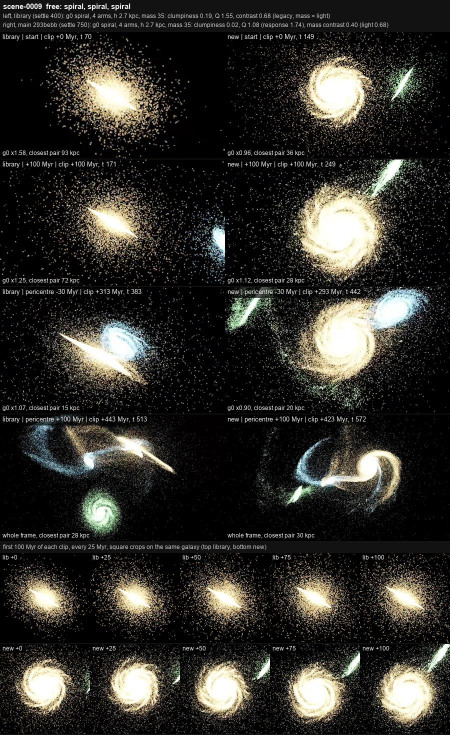
#> input picture 172-batch-scene-0009.jpg, 900 x 1470 px (shown at 1/2 size)
$ python -i film_split.py   (imports and definitions only)
#> lines starting #> are read from the running program, lines starting #| are printed output that depends on the picture
#!/usr/bin/env python3
"""film_split.py: the film's freeze frame beside Hubble, at the film's size (#506).

  film_split.py split FRAME_4K OUTDIR [PREFIX] PREFIX-cut.jpg and PREFIX-pair.jpg (01-freeze)
  film_split.py framing FRAME OUT.png          a core-centred frame (26.5 kpc across its width) cut to
                                               Hubble's framing, its centre on Hubble's nucleus as the
                                               bench draws it, for texture.py and closeup.py; missing
                                               edges mirrored
  film_split.py sheet OUT.jpg TILE_W label=png ...   a contact sheet, three tiles a row

A film frame is 26.5 kpc across, the nucleus at its centre (the flight aims at the galaxy's centre).
Hubble is resampled from its full frame (hubble_ref.py) to the same scale, centred on its nucleus,
dust_bench.NUCLEUS from hubble_ref.CORE (15 px right and 7 down at 3840 px).
"""
import math
import os
import sys

import numpy as np
from PIL import Image, ImageDraw, ImageFont

sys.path.insert(0, os.path.dirname(os.path.abspath(__file__)))
import hubble_ref  # noqa: E402

Image.MAX_IMAGE_PIXELS = None
# Hubble's nucleus from CORE: dust_bench.NUCLEUS (0.108 kpc along the disk, 0.041 down, laid flat) rolled
# 5.63 degrees, as shares of the width; the bench draws its ring about it.
_NX, _NY, _R = 0.108, -0.041, math.radians(hubble_ref.ROLL)
NUCLEUS = (hubble_ref.CORE[0] + (_NX * math.cos(_R) + _NY * math.sin(_R)) / hubble_ref.KPC,
           hubble_ref.CORE[1] + (_NX * math.sin(_R) - _NY * math.cos(_R)) / hubble_ref.KPC)
FONT = "/System/Library/Fonts/Avenir Next.ttc"


def crop(a, x0, y0, w, h):
    """a[y0:y0+h, x0:x0+w], mirrored where the box leaves the array."""
    pad = max(0, -x0, -y0, x0 + w - a.shape[1], y0 + h - a.shape[0])
    if pad:
        a = np.pad(a, ((pad, pad), (pad, pad), (0, 0)), mode="reflect")
    return a[y0 + pad:y0 + pad + h, x0 + pad:x0 + pad + w]


def hubble(width, height, kpc=hubble_ref.KPC):
    """Hubble at `kpc` across `width` px, its nucleus at the centre."""
    im = Image.open(os.environ.get("SOMBRERO_HUBBLE") or hubble_ref.DEFAULT_PATH)
    s = width * hubble_ref.KPC / kpc / im.width
    size = (round(im.width * s), round(im.height * s))
    im.draft("RGB", size)
    a = np.asarray(im.convert("RGB").resize(size, Image.LANCZOS))
    cx, cy = NUCLEUS[0] * size[0], NUCLEUS[1] * size[0]
    return Image.fromarray(crop(a, round(cx - width / 2), round(cy - height / 2), width, height))


def label(im, xy, text, anchor, size=34):
    ImageDraw.Draw(im).text(xy, text, font=ImageFont.truetype(FONT, size, index=5), fill=(200, 200, 200),
                            anchor=anchor)


def split(frame, out, prefix="01-freeze"):
#> called with frame = '../../../172-batch-scene-0009.jpg', out = 'out.png', prefix = '01-freeze'
    sim = Image.open(frame).convert("RGB")
#> sim is the input picture: PIL image 900x1470 RGB; mean R, G, B 49.4, 48, 43.3
    W, H = sim.size
#> W = 900; H = 1470
    cut = sim.copy()
    cut.paste(hubble(W, H).crop((W // 2, 0, W, H)), (W // 2, 0))
#> in crop, `a = np.pad(a, ((pad, pad), (pad, pad), (0, 0)), mode="reflect")`:
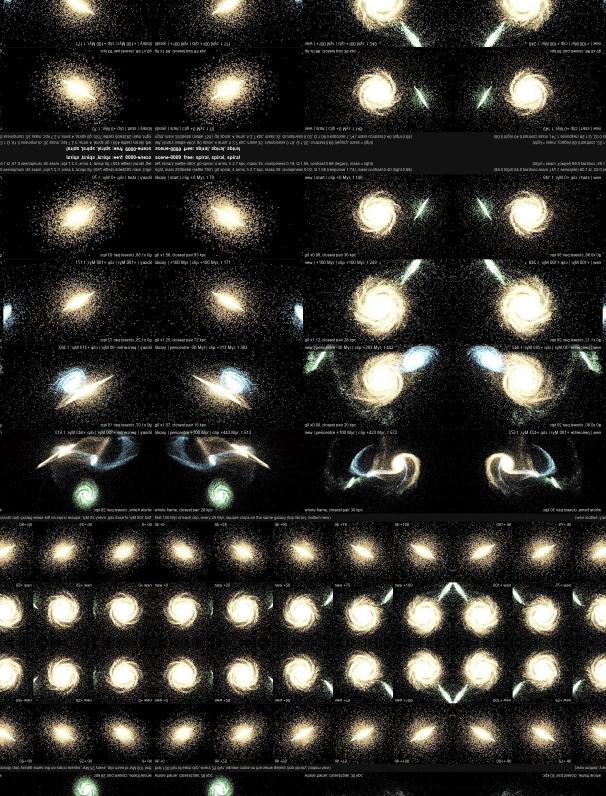
#> a: shape (2388, 1818, 3) (shown at 1/3 size); mean of channels 0, 1, 2 49.8, 48.1, 43.2; drawn as R, G, B
#> in crop, `return a[y0 + pad:y0 + pad + h, x0 + pad:x0 + pad + w]`:
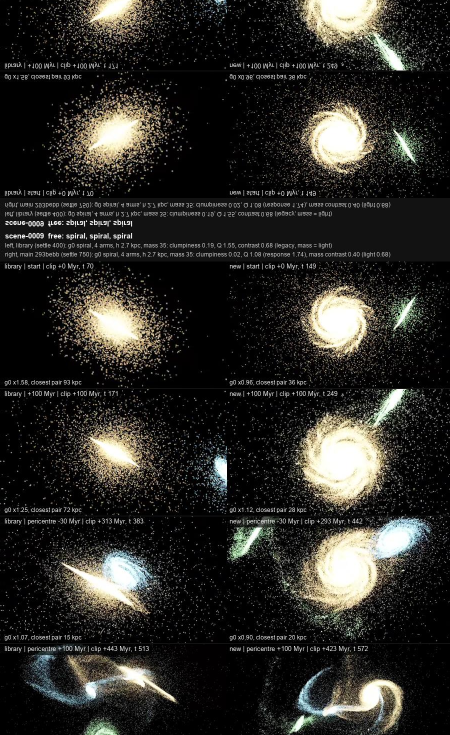
#> returned value: shape (1470, 900, 3) (shown at 1/2 size); mean of channels 0, 1, 2 44.6, 43.6, 39.6; drawn as R, G, B
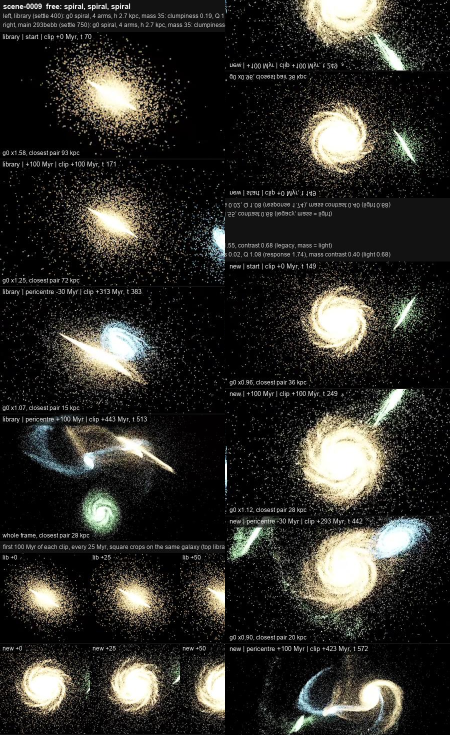
#> cut: PIL image 900x1470 RGB (shown at 1/2 size); mean R, G, B 47.8, 46.7, 42.3
    label(cut, (60, H - 50), "Simulation  ·  Sillage", "ls")
    label(cut, (W - 60, H - 50), "Hubble  ·  ESA/Hubble & NASA, K. Noll (heic2506a)", "rs")
    cut.save(os.path.join(out, f"{prefix}-cut.jpg"), quality=92)
    kpc, pw = 22.0, W // 2  # whole galaxies, each at half width: 22 kpc across, the frame's height in kpc
#> kpc = 22; pw = 450
    ph = round(pw * hubble_ref.KPC * H / W / kpc)
#> ph = 885
    k = pw * hubble_ref.KPC / (kpc * W)
#> k = 0.602
    s = sim.resize((round(W * k), round(H * k)), Image.LANCZOS)
    s = s.crop(((s.width - pw) // 2, (s.height - ph) // 2, (s.width - pw) // 2 + pw, (s.height - ph) // 2 + ph))
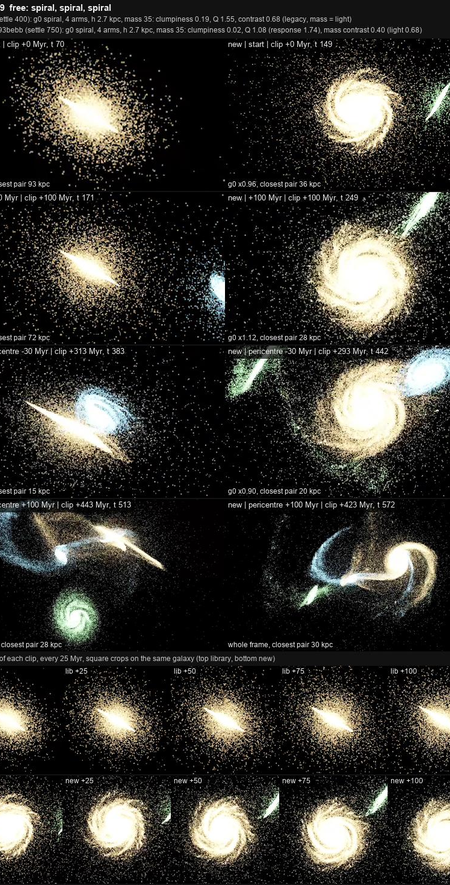
#> s: PIL image 450x885 RGB; mean R, G, B 54.9, 53.4, 48.3
    pair, y = Image.new("RGB", (W, H)), (H - ph) // 2
#> pair: PIL image 900x1470 RGB; every value is 0
#> y = 292
    pair.paste(s, (0, y))
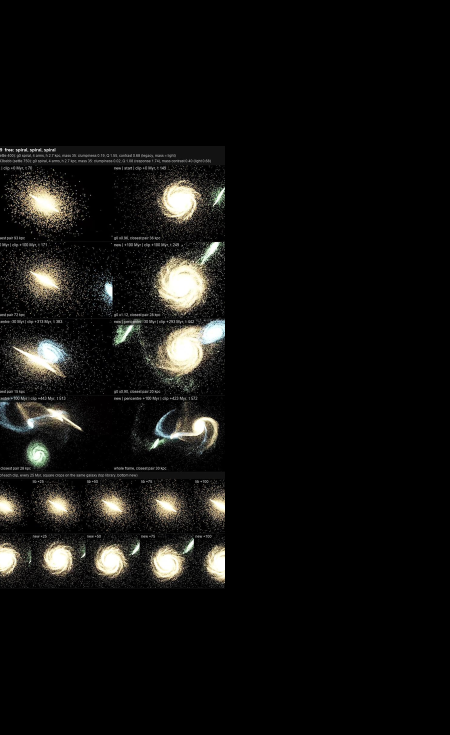
#> pair: PIL image 900x1470 RGB (shown at 1/2 size); mean R, G, B 16.5, 16.1, 14.5
    pair.paste(hubble(pw, ph, kpc), (pw, y))
#> call 2 of crop, with x0 = 44, y0 = -276, w = 450, h = 885
#> in crop (call 2), `return a[y0 + pad:y0 + pad + h, x0 + pad:x0 + pad + w]`:
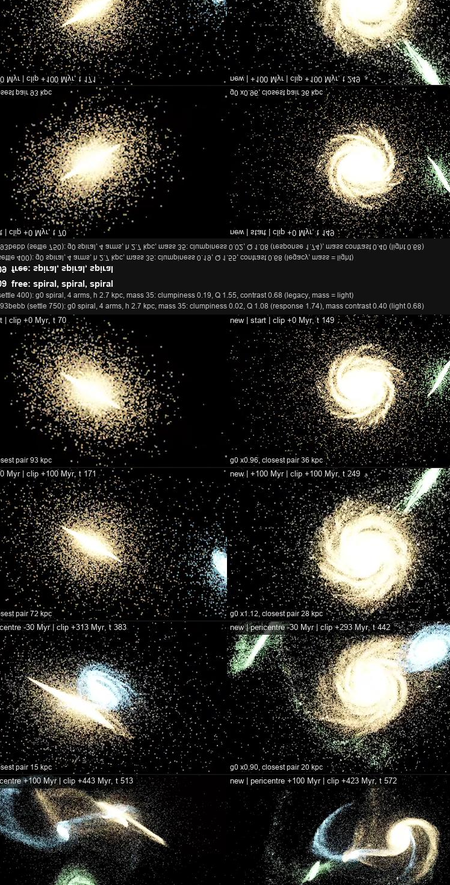
#> returned value: shape (885, 450, 3); mean of channels 0, 1, 2 51.7, 50.4, 45.8; drawn as R, G, B
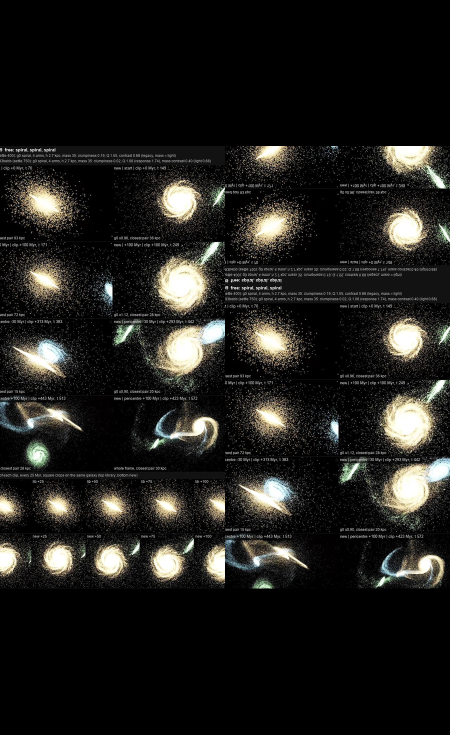
#> pair: PIL image 900x1470 RGB (shown at 1/2 size); mean R, G, B 32.1, 31.3, 28.3
    label(pair, (pw // 2, y + ph + 70), "Simulation  ·  Sillage", "ms")
    label(pair, (pw + pw // 2, y + ph + 70), "Hubble  ·  ESA/Hubble & NASA, K. Noll", "ms")
    pair.save(os.path.join(out, f"{prefix}-pair.jpg"), quality=92)


def framing(frame, out):
    a = np.asarray(Image.open(frame).convert("RGB"))
    h, w = a.shape[:2]
    x0, y0 = w // 2 - round(NUCLEUS[0] * w), h // 2 - round(NUCLEUS[1] * w)
    Image.fromarray(crop(a, x0, y0, w, round(w * 606 / 1024))).save(out)


def sheet(out, tw, items):
    items = [a.split("=", 1) for a in items]
    ims = [Image.open(p).convert("RGB") for _, p in items]
    th, lab, cols = round(tw * ims[0].height / ims[0].width), max(40, tw // 20), 3
    rows = (len(ims) + cols - 1) // cols
    sh = Image.new("RGB", (cols * tw + (cols + 1) * 8, rows * (th + lab) + 8), (18, 18, 18))
    for i, ((name, _), im) in enumerate(zip(items, ims)):
        x, y = 8 + (i % cols) * (tw + 8), 8 + (i // cols) * (th + lab)
        sh.paste(im.resize((tw, th), Image.LANCZOS), (x, y))
        label(sh, (x + 6, y + th + lab // 2), name, "lm", max(18, tw // 40))
    sh.save(out, quality=92)


# [10 lines not run here, left out]

>>> result = split('../../../172-batch-scene-0009.jpg', 'out.png')
